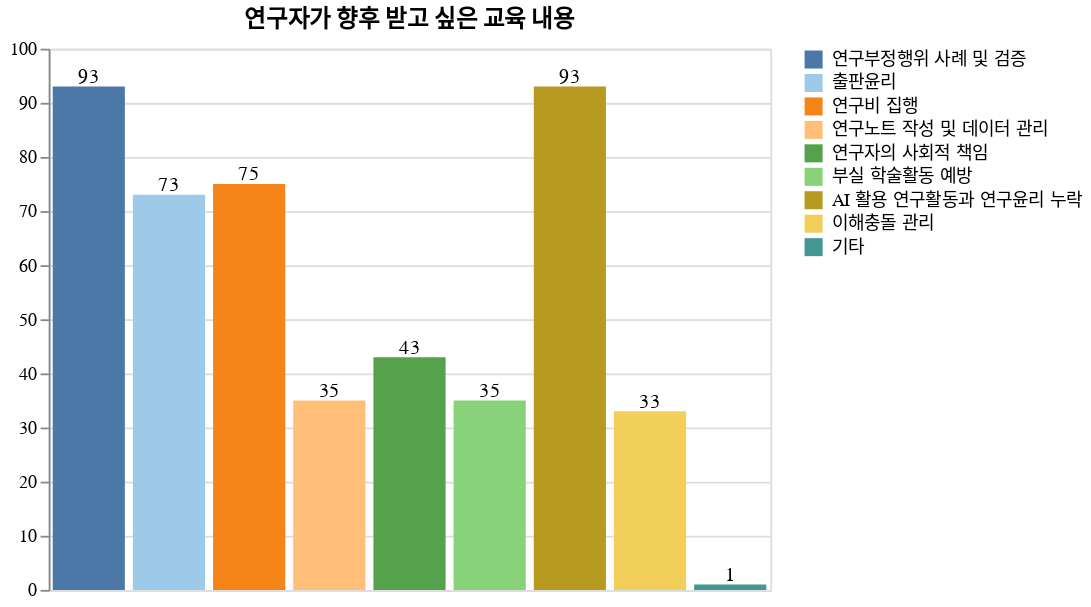

Write notebook code for a chart like this one.
### Code cell
# 
# 마. 연구자가 향후 받고 싶은 교육 내용
# 

map = ["연구부정행위 사례 및 검증", "출판윤리", "연구비 집행", "연구노트 작성 및 데이터 관리", "연구자의 사회적 책임", "부실 학술활동 예방", "AI 활용 연구활동과 연구윤리 누락", "이해충돌 관리", "기타"]

future_contents = df.select([
    pl.col("Q12_1").value_counts().sort().struct[1].alias(map[0]),
    pl.col("Q12_2").value_counts().sort().struct[1].alias(map[1]),
    pl.col("Q12_3").value_counts().sort().struct[1].alias(map[2]),
    pl.col("Q12_4").value_counts().sort().struct[1].alias(map[3]),
    pl.col("Q12_5").value_counts().sort().struct[1].alias(map[4]),
    pl.col("Q12_6").value_counts().sort().struct[1].alias(map[5]),
    pl.col("Q12_7").value_counts().sort().struct[1].alias(map[6]),
    pl.col("Q12_8").value_counts().sort().struct[1].alias(map[7]),
    pl.col("Q12_9").value_counts().sort().struct[1].alias(map[8]),
])[1]

future_contents.write_csv("figure/3/마_연구자가_향후_받고_싶은_교육_내용.csv", include_bom=True)

bar = draw_bar_plot(future_contents.transpose(include_header=True), "column", "column_0", "연구자가 향후 받고 싶은 교육 내용", map)
bar.save("figure/3/마_연구자가_향후_받고_싶은_교육_내용.svg")

### Figure 1 — Vega-Lite specification as saved in the notebook (floating-point values rounded to 4 significant figures)
{"config": {"view": {"continuousWidth": 300, "continuousHeight": 300}}, "layer": [{"mark": {"type": "bar"}, "encoding": {"color": {"field": "column", "scale": {"scheme": "tableau20"}, "sort": ["연구부정행위 사례 및 검증", "출판윤리", "연구비 집행", "연구노트 작성 및 데이터 관리", "연구자의 사회적 책임", "부실 학술활동 예방", "AI 활용 연구활동과 연구윤리 누락", "이해충돌 관리", "기타"], "title": null, "type": "nominal"}, "tooltip": [], "x": {"axis": null, "field": "column", "sort": ["연구부정행위 사례 및 검증", "출판윤리", "연구비 집행", "연구노트 작성 및 데이터 관리", "연구자의 사회적 책임", "부실 학술활동 예방", "AI 활용 연구활동과 연구윤리 누락", "이해충돌 관리", "기타"], "title": null, "type": "nominal"}, "y": {"field": "column_0", "title": null, "type": "quantitative"}}, "name": "view_110", "title": "연구자가 향후 받고 싶은 교육 내용"}, {"mark": {"type": "text", "align": "center", "baseline": "bottom"}, "encoding": {"color": {"value": "black"}, "text": {"field": "column_0", "type": "quantitative"}, "tooltip": [], "x": {"field": "column", "sort": ["연구부정행위 사례 및 검증", "출판윤리", "연구비 집행", "연구노트 작성 및 데이터 관리", "연구자의 사회적 책임", "부실 학술활동 예방", "AI 활용 연구활동과 연구윤리 누락", "이해충돌 관리", "기타"], "type": "nominal"}, "y": {"field": "column_0", "type": "quantitative"}}, "title": "연구자가 향후 받고 싶은 교육 내용"}], "data": {"name": "data-975c2aea44f238994104a4c08eb70095"}, "params": [{"name": "param_110", "select": {"type": "interval", "encodings": ["x", "y"]}, "bind": "scales", "views": ["view_110"]}], "width": 400, "$schema": "https://vega.github.io/schema/vega-lite/v5.20.1.json", "datasets": {"data-975c2aea44f238994104a4c08eb70095": [{"column": "연구부정행위 사례 및 검증", "column_0": 93}, {"column": "출판윤리", "column_0": 73}, {"column": "연구비 집행", "column_0": 75}, {"column": "연구노트 작성 및 데이터 관리", "column_0": 35}, {"column": "연구자의 사회적 책임", "column_0": 43}, {"column": "부실 학술활동 예방", "column_0": 35}, {"column": "AI 활용 연구활동과 연구윤리 누락", "column_0": 93}, {"column": "이해충돌 관리", "column_0": 33}, {"column": "기타", "column_0": 1}]}}
